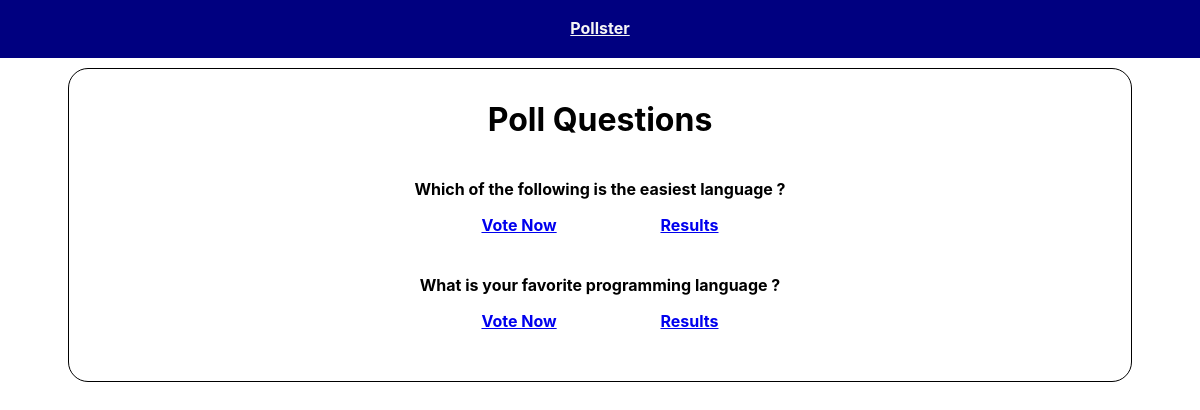
Screenshot of /polls/ with the database file from the repository.
### polls/models.py (models this page shows, shortened)
class Question(models.Model):
    question_text = models.CharField(max_length=200)
    pub_date = models.DateTimeField('date published')

### polls/views.py (the view)
# urls.py: path('', views.index, name = 'index')
def index(request):
    latest_question_list = Question.objects.order_by('-pub_date')[:5]
    context = {'latest_question_list': latest_question_list}
    return render(request, 'polls/index.html', context)

### templates/polls/index.html (shortened to what this page needs)
{% extends 'base.html' %}
{% block content %}
<h1 style="text-align: center;">Poll Questions</h1>
{% if latest_question_list %}
{% for question in latest_question_list %}
<div>
    <div class ="card-body">
        <p>{{ question.question_text }}</p>
        <a href ="{% url 'polls:detail' question.id %}" class ="btn-primary">Vote Now</a>
        <a href ="{% url 'polls:results' question.id %}" class ="btn-secondary">Results</a>
    </div>
</div>
{% endfor %}
{% else %}
<p>No polls available</p>
{% endif %}
{% endblock %}

### templates/base.html (style rules this page uses)
* { font-family: -apple-system, BlinkMacSystemFont, 'Segoe UI', Roboto, Oxygen, Ubuntu, Cantarell, 'Open Sans', 'Helvetica Neue', sans-serif; }

### templates/polls/index.html (style rules this page uses)
.btn-primary { margin-right: 50px; }
.btn-secondary { margin-left: 50px; }
.card-body { margin: 40px;text-align: center; }

### rows the page displays
Question: question_text "Which of the following is the easiest language ?"
Question: question_text "What is your favorite programming language ?"
